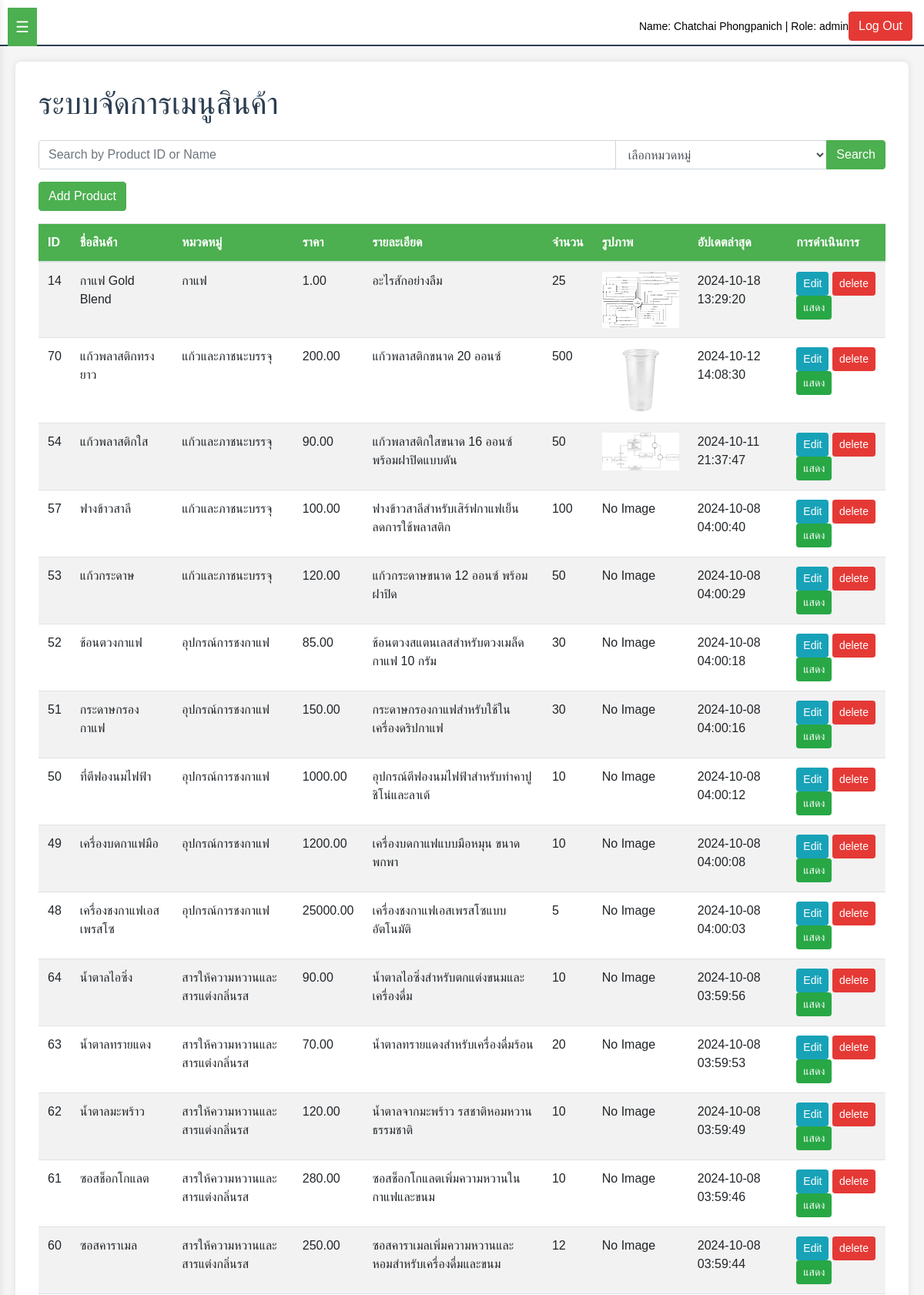
/page/admin/product_menu.php (signed in, upper part), run on the app's committed database.
### tables this page shows
CREATE TABLE `users` (
  `user_id` int(11) NOT NULL,
  `name` varchar(255) NOT NULL,
  `surname` varchar(255) NOT NULL,
  `email` varchar(255) NOT NULL,
  `password` varchar(255) NOT NULL,
  `tel_user` char(10) NOT NULL,
  `role` enum('admin','manager','staff') NOT NULL,
  `store_id` int(11) DEFAULT NULL,
  `reset_password` tinyint(1) DEFAULT 0,
  `update_at` timestamp NOT NULL DEFAULT current_timestamp() ON UPDATE current_timestamp()
);

CREATE TABLE `products_info` (
  `listproduct_id` int(11) NOT NULL,
  `product_name` varchar(50) NOT NULL,
  `category` varchar(50) NOT NULL,
  `price_set` decimal(10,2) NOT NULL,
  `product_info` text DEFAULT NULL,
  `quantity_set` int(11) NOT NULL,
  `product_pic` blob DEFAULT NULL,
  `visible` tinyint(1) DEFAULT 1,
  `updated_at` datetime DEFAULT current_timestamp() ON UPDATE current_timestamp()
);

### page/admin/product_menu.php (the view, shortened to what this page needs)
<?php
include('../../config/db.php');
$user_id = $_SESSION['user_id'];
$query = "SELECT u.name, u.surname, u.role, u.store_id, s.store_name
          FROM users u
          LEFT JOIN stores s ON u.store_id = s.store_id
          WHERE u.user_id = ?";
$stmt = $conn->prepare($query);
$stmt->bind_param("i", $user_id);
$stmt->execute();
$result = $stmt->get_result();
if ($result->num_rows > 0) {
    $user = $result->fetch_assoc();
    $name = $user['name'];
    $surname = $user['surname'];
    $role = $user['role'];
} else {
    header("Location: login.php");
    exit();
}
function getProducts($conn, $search = '', $category = '') {
    $sql = "SELECT * FROM products_info WHERE 1";
    $sql .= " ORDER BY updated_at DESC";
    $stmt = $conn->prepare($sql);
    $stmt->execute();
    $result = $stmt->get_result();
    return $result->fetch_all(MYSQLI_ASSOC);
}
$search = isset($_GET['search']) ? $_GET['search'] : '';
$category = isset($_GET['category']) ? $_GET['category'] : '';
$products = getProducts($conn, $search, $category);
?>
<!DOCTYPE html>
<html lang="en">
<head>
    <link rel="stylesheet" href="https://stackpath.bootstrapcdn.com/bootstrap/4.5.2/css/bootstrap.min.css">
    <link rel="stylesheet" href="./respontive.css">
</head>
<body>
    <button id="menu-toggle">☰</button>
    <header id="banner">
        <a id="user-info">Name: <?php echo $name . ' ' . $surname; ?> | Role: <?php echo $role; ?></a>
        <button class="btn btn-danger" onclick="window.location.href='../../auth/logout.php'">Log Out</button>
    </header>
    <div class="container" id="main-content">
        <h1 class="mb-4">ระบบจัดการเมนูสินค้า</h1>
        <form action="" method="GET" class="mb-3">
            <div class="input-group">
                <input style="width: 500px;" type="text" class="form-control" placeholder="Search by Product ID or Name" name="search"  value="<?php echo htmlspecialchars($search); ?>">
                <select class="form-control" name="category" >
                    <option value="">เลือกหมวดหมู่</option>
                </select>
                <div class="input-group-append">
                    <button class="btn btn-primary" type="submit">Search</button>
                </div>
            </div>
        </form>
        <button type="button" class="btn btn-primary mb-3" data-toggle="modal" data-target="#addProductModal">
            Add Product
        </button>
        <div class="table-responsive">
        <?php if (empty($products)): ?>
            <div class="alert alert-warning mt-3">
                ไม่พบสินค้าที่ตรงกับคำค้นหา "<?php echo htmlspecialchars($search); ?>" และหมวดหมู่ "<?php echo htmlspecialchars($category); ?>"
            </div>
        <?php else: ?>
            <table class="table table-striped">
            <thead>
                <tr>
                    <th>ID</th>
                    <th>ชื่อสินค้า</th>
                    <th>หมวดหมู่</th>
                    <th>ราคา</th>
                    <th>รายละเอียด</th>
                    <th>จำนวน</th>
                    <th>รูปภาพ</th>
                    <th>อัปเดตล่าสุด</th>
                    <th>การดำเนินการ</th>
                </tr>
            </thead>
            <tbody>
                <?php foreach ($products as $product): ?>
                <tr>
                    <td><?php echo $product['listproduct_id']; ?></td>
                    <td><?php echo $product['product_name']; ?></td>
                    <td><?php echo $product['category']; ?></td>
                    <td><?php echo $product['price_set']; ?></td>
                    <td><?php echo $product['product_info']; ?></td>
                    <td><?php echo $product['quantity_set']; ?></td>
                    <td>
                        <?php if ($product['product_pic']): ?>
                            <img src="../picture_product/<?php echo $product['product_pic']; ?>" alt="Product Image" class="product-image">
                        <?php else: ?>
                            No Image
                        <?php endif; ?>
                    </td>
                    <td><?php echo $product['updated_at']; ?></td>
                    <td>
                        <button type="button" class="btn btn-sm btn-info edit-product" data-toggle="modal" data-target="#editProductModal"
                        data-product='<?php echo json_encode($product); ?>'>Edit</button>
                        <button type="button" class="btn btn-sm btn-danger delete-product"
                        data-product-id="<?php echo $product['listproduct_id']; ?>">delete</button>
                        <button type="button" class="btn btn-sm <?php echo $product['visible'] ? 'btn-success' : 'btn-secondary'; ?> toggle-visibility"
                        data-product-id="<?php echo $product['listproduct_id']; ?>"data-visible="<?php echo $product['visible']; ?>"><?php echo $product['visible'] ? 'แสดง' : 'ซ่อน'; ?></button>
                    </td>
                </tr>
                <?php endforeach; ?>
            </tbody>
        </table>
        <?php endif; ?>
    </div>
 </body>
</html>

### page/admin/respontive.css (style rules this page uses)
body { display: flex; flex-direction: column; min-height: 100vh; background-color: #f5f5f5; color: #2c3e50; font-family: Arial, sans-serif; }
#banner { background-color: #ffffff; border-bottom: 2px solid #2c3e50; padding: 15px; display: flex; align-items: center; justify-content: space-between; flex-wrap: wrap; position: fixed; top: 0; left: 0; right: 0; z-index: 1000; height: 60px; }
#user-info { margin-left: auto; color: black; font-size: 14px; }
#main-content { margin-left: auto; margin-right: auto; margin-top: 80px; padding: 30px; background-color: #ffffff; border-radius: 8px; box-shadow: 0 0 10px rgba(0, 0, 0, 0.1); transition: margin-left 0.3s ease-in-out; max-width: 1400px; width: calc(100% - 40px); }
#menu-toggle { display: block; background-color: #4caf50; color: white; border: none; padding: 10px; font-size: 20px; cursor: pointer; position: fixed; top: 10px; left: 10px; z-index: 1002; }
table { background-color: #ffffff; }
table th { background-color: #4caf50; color: #ffffff; }
.btn-primary { background-color: #4caf50; border-color: #4caf50; }
.btn-danger { background-color: #e53935; border-color: #e53935; }

### page/admin/product_menu.php (style rules this page uses)
.product-image { max-width: 100px; max-height: 100px; }

### data on the page
users: name "Chatchai", surname "Phongpanich", role "admin"
products_info: listproduct_id "14", product_name "กาแฟ Gold Blend", category "กาแฟ", price_set "1.00", product_info "อะไรสักอย่างลืม", quantity_set "25", product_pic (picture), updated_at "2024-10-18 13:29:20", visible "แสดง"
products_info: listproduct_id "70", product_name "แก้วพลาสติกทรงยาว", category "แก้วและภาชนะบรรจุ", price_set "200.00", product_info "แก้วพลาสติกขนาด 20 ออนซ์", quantity_set "500", product_pic (picture), updated_at "2024-10-12 14:08:30", visible "แสดง"
products_info: listproduct_id "54", product_name "แก้วพลาสติกใส", category "แก้วและภาชนะบรรจุ", price_set "90.00", product_info "แก้วพลาสติกใสขนาด 16 ออนซ์ พร้อมฝาปิดแบบดัน", quantity_set "50", product_pic (picture), updated_at "2024-10-11 21:37:47", visible "แสดง"
products_info: listproduct_id "57", product_name "ฟางข้าวสาลี", category "แก้วและภาชนะบรรจุ", price_set "100.00", product_info "ฟางข้าวสาลีสำหรับเสิร์ฟกาแฟเย็น ลดการใช้พลาสติก", quantity_set "100", shows "No Image", updated_at "2024-10-08 04:00:40", visible "แสดง"
products_info: listproduct_id "53", product_name "แก้วกระดาษ", category "แก้วและภาชนะบรรจุ", price_set "120.00", product_info "แก้วกระดาษขนาด 12 ออนซ์ พร้อมฝาปิด", quantity_set "50", shows "No Image", updated_at "2024-10-08 04:00:29", visible "แสดง"
products_info: listproduct_id "52", product_name "ช้อนตวงกาแฟ", category "อุปกรณ์การชงกาแฟ", price_set "85.00", product_info "ช้อนตวงสแตนเลสสำหรับตวงเมล็ดกาแฟ 10 กรัม", quantity_set "30", shows "No Image", updated_at "2024-10-08 04:00:18", visible "แสดง"
products_info: listproduct_id "51", product_name "กระดาษกรองกาแฟ", category "อุปกรณ์การชงกาแฟ", price_set "150.00", product_info "กระดาษกรองกาแฟสำหรับใช้ในเครื่องดริปกาแฟ", quantity_set "30", shows "No Image", updated_at "2024-10-08 04:00:16", visible "แสดง"
products_info: listproduct_id "50", product_name "ที่ตีฟองนมไฟฟ้า", category "อุปกรณ์การชงกาแฟ", price_set "1000.00", product_info "อุปกรณ์ตีฟองนมไฟฟ้าสำหรับทำคาปูชิโน่และลาเต้", quantity_set "10", shows "No Image", updated_at "2024-10-08 04:00:12", visible "แสดง"
products_info: listproduct_id "49", product_name "เครื่องบดกาแฟมือ", category "อุปกรณ์การชงกาแฟ", price_set "1200.00", product_info "เครื่องบดกาแฟแบบมือหมุน ขนาดพกพา", quantity_set "10", shows "No Image", updated_at "2024-10-08 04:00:08", visible "แสดง"
products_info: listproduct_id "48", product_name "เครื่องชงกาแฟเอสเพรสโซ", category "อุปกรณ์การชงกาแฟ", price_set "25000.00", product_info "เครื่องชงกาแฟเอสเพรสโซแบบอัตโนมัติ", quantity_set "5", shows "No Image", updated_at "2024-10-08 04:00:03", visible "แสดง"
products_info: listproduct_id "64", product_name "น้ำตาลไอซิ่ง", category "สารให้ความหวานและสารแต่งกลิ่นรส", price_set "90.00", product_info "น้ำตาลไอซิ่งสำหรับตกแต่งขนมและเครื่องดื่ม", quantity_set "10", shows "No Image", updated_at "2024-10-08 03:59:56", visible "แสดง"
products_info: listproduct_id "63", product_name "น้ำตาลทรายแดง", category "สารให้ความหวานและสารแต่งกลิ่นรส", price_set "70.00", product_info "น้ำตาลทรายแดงสำหรับเครื่องดื่มร้อน", quantity_set "20", shows "No Image", updated_at "2024-10-08 03:59:53", visible "แสดง"
products_info: listproduct_id "62", product_name "น้ำตาลมะพร้าว", category "สารให้ความหวานและสารแต่งกลิ่นรส", price_set "120.00", product_info "น้ำตาลจากมะพร้าว รสชาติหอมหวานธรรมชาติ", quantity_set "10", shows "No Image", updated_at "2024-10-08 03:59:49", visible "แสดง"
products_info: listproduct_id "61", product_name "ซอสช็อกโกแลต", category "สารให้ความหวานและสารแต่งกลิ่นรส", price_set "280.00", product_info "ซอสช็อกโกแลตเพิ่มความหวานในกาแฟและขนม", quantity_set "10", shows "No Image", updated_at "2024-10-08 03:59:46", visible "แสดง"
products_info: listproduct_id "60", product_name "ซอสคาราเมล", category "สารให้ความหวานและสารแต่งกลิ่นรส", price_set "250.00", product_info "ซอสคาราเมลเพิ่มความหวานและหอมสำหรับเครื่องดื่มและขนม", quantity_set "12", shows "No Image", updated_at "2024-10-08 03:59:44", visible "แสดง"
